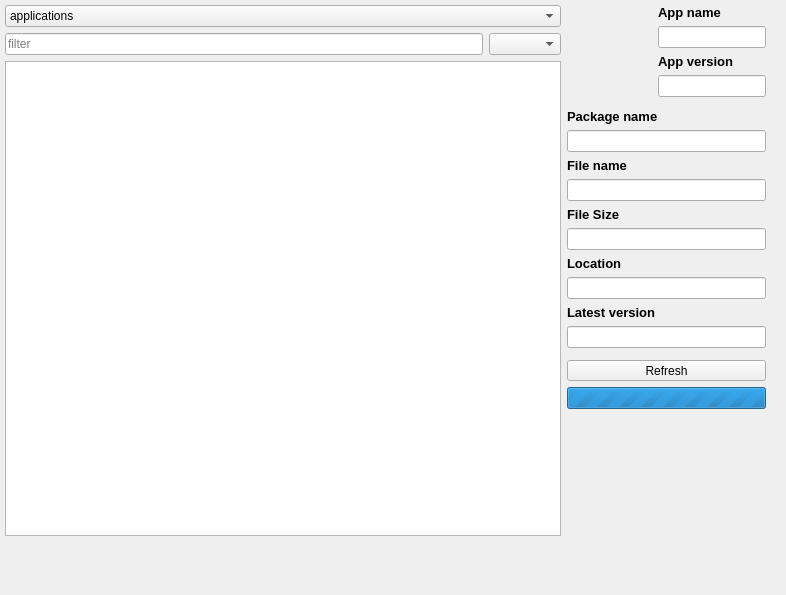
<?xml version="1.0" encoding="UTF-8"?>
<ui version="4.0">
 <class>AppWidget</class>
 <widget class="QWidget" name="AppWidget">
  <property name="geometry">
   <rect>
    <x>0</x>
    <y>0</y>
    <width>786</width>
    <height>595</height>
   </rect>
  </property>
  <property name="windowTitle">
   <string notr="true">Form</string>
  </property>
  <widget class="QWidget" name="verticalLayoutWidget_3">
   <property name="geometry">
    <rect>
     <x>0</x>
     <y>0</y>
     <width>771</width>
     <height>561</height>
    </rect>
   </property>
   <layout class="QVBoxLayout" name="layoutApps" stretch="0,1,0,0">
    <item>
     <spacer name="verticalSpacer_32">
      <property name="orientation">
       <enum>Qt::Vertical</enum>
      </property>
      <property name="sizeType">
       <enum>QSizePolicy::Fixed</enum>
      </property>
      <property name="sizeHint" stdset="0">
       <size>
        <width>20</width>
        <height>5</height>
       </size>
      </property>
     </spacer>
    </item>
    <item>
     <layout class="QHBoxLayout" name="horizontalLayout_6" stretch="0,1,0,0">
      <item>
       <spacer name="verticalSpacer_35">
        <property name="orientation">
         <enum>Qt::Horizontal</enum>
        </property>
        <property name="sizeType">
         <enum>QSizePolicy::Fixed</enum>
        </property>
        <property name="sizeHint" stdset="0">
         <size>
          <width>5</width>
          <height>20</height>
         </size>
        </property>
       </spacer>
      </item>
      <item>
       <layout class="QVBoxLayout" name="verticalLayout_2">
        <item>
         <widget class="QComboBox" name="comboBoxApps">
          <property name="focusPolicy">
           <enum>Qt::ClickFocus</enum>
          </property>
          <item>
           <property name="text">
            <string>applications</string>
           </property>
          </item>
          <item>
           <property name="text">
            <string>backups</string>
           </property>
          </item>
          <item>
           <property name="text">
            <string>system apps</string>
           </property>
          </item>
         </widget>
        </item>
        <item>
         <layout class="QHBoxLayout" name="horizontalLayout">
          <item>
           <widget class="QLineEdit" name="editFilter">
            <property name="placeholderText">
             <string>filter</string>
            </property>
           </widget>
          </item>
          <item>
           <widget class="QComboBox" name="comboFilter"/>
          </item>
         </layout>
        </item>
        <item>
         <widget class="QTableView" name="tableView">
          <property name="editTriggers">
           <set>QAbstractItemView::NoEditTriggers</set>
          </property>
          <property name="alternatingRowColors">
           <bool>true</bool>
          </property>
          <property name="verticalScrollMode">
           <enum>QAbstractItemView::ScrollPerPixel</enum>
          </property>
          <property name="horizontalScrollMode">
           <enum>QAbstractItemView::ScrollPerPixel</enum>
          </property>
          <property name="showGrid">
           <bool>false</bool>
          </property>
          <property name="gridStyle">
           <enum>Qt::NoPen</enum>
          </property>
          <attribute name="verticalHeaderVisible">
           <bool>false</bool>
          </attribute>
         </widget>
        </item>
       </layout>
      </item>
      <item>
       <layout class="QVBoxLayout" name="verticalLayout_4" stretch="0,0,0,0,1">
        <property name="spacing">
         <number>6</number>
        </property>
        <item>
         <layout class="QGridLayout" name="gridLayout_6">
          <item row="0" column="0" rowspan="5">
           <widget class="QLabel" name="labelAppsIcon">
            <property name="minimumSize">
             <size>
              <width>72</width>
              <height>72</height>
             </size>
            </property>
            <property name="maximumSize">
             <size>
              <width>72</width>
              <height>72</height>
             </size>
            </property>
            <property name="text">
             <string notr="true"/>
            </property>
            <property name="pixmap">
             <pixmap resource="../zasoby.qrc">:/icons/info.png</pixmap>
            </property>
            <property name="scaledContents">
             <bool>true</bool>
            </property>
           </widget>
          </item>
          <item row="0" column="2">
           <widget class="QLabel" name="labelAppsAppName">
            <property name="font">
             <font>
              <pointsize>10</pointsize>
              <weight>75</weight>
              <bold>true</bold>
             </font>
            </property>
            <property name="text">
             <string extracomment="app name label">App name</string>
            </property>
           </widget>
          </item>
          <item row="2" column="2">
           <widget class="QLabel" name="labelAppsVersion">
            <property name="font">
             <font>
              <pointsize>10</pointsize>
              <weight>75</weight>
              <bold>true</bold>
             </font>
            </property>
            <property name="text">
             <string extracomment="version label">App version</string>
            </property>
           </widget>
          </item>
          <item row="7" column="0" colspan="3">
           <widget class="QLabel" name="labelAppsFileName">
            <property name="font">
             <font>
              <pointsize>10</pointsize>
              <weight>75</weight>
              <bold>true</bold>
             </font>
            </property>
            <property name="text">
             <string extracomment="file name label">File name</string>
            </property>
           </widget>
          </item>
          <item row="9" column="0" colspan="3">
           <widget class="QLabel" name="labelAppsSize">
            <property name="font">
             <font>
              <pointsize>10</pointsize>
              <weight>75</weight>
              <bold>true</bold>
             </font>
            </property>
            <property name="text">
             <string extracomment="size label">File Size</string>
            </property>
           </widget>
          </item>
          <item row="1" column="2">
           <widget class="QLineEdit" name="editAppsAppName">
            <property name="text">
             <string notr="true"/>
            </property>
            <property name="readOnly">
             <bool>true</bool>
            </property>
           </widget>
          </item>
          <item row="3" column="2">
           <widget class="QLineEdit" name="editAppsVersion">
            <property name="text">
             <string notr="true"/>
            </property>
            <property name="readOnly">
             <bool>true</bool>
            </property>
           </widget>
          </item>
          <item row="8" column="0" colspan="3">
           <widget class="QLineEdit" name="editAppsFileName">
            <property name="text">
             <string notr="true"/>
            </property>
            <property name="readOnly">
             <bool>true</bool>
            </property>
           </widget>
          </item>
          <item row="5" column="0" colspan="3">
           <widget class="QLabel" name="labelAppsPackageName">
            <property name="font">
             <font>
              <pointsize>10</pointsize>
              <weight>75</weight>
              <bold>true</bold>
             </font>
            </property>
            <property name="text">
             <string extracomment="package label">Package name</string>
            </property>
           </widget>
          </item>
          <item row="6" column="0" colspan="3">
           <widget class="QLineEdit" name="editAppsPackageName">
            <property name="text">
             <string notr="true"/>
            </property>
            <property name="readOnly">
             <bool>true</bool>
            </property>
           </widget>
          </item>
          <item row="10" column="0" colspan="3">
           <widget class="QLineEdit" name="editAppsSize">
            <property name="text">
             <string notr="true"/>
            </property>
            <property name="readOnly">
             <bool>true</bool>
            </property>
           </widget>
          </item>
          <item row="11" column="0" colspan="3">
           <widget class="QLabel" name="labelAppsLocation">
            <property name="font">
             <font>
              <pointsize>10</pointsize>
              <weight>75</weight>
              <bold>true</bold>
             </font>
            </property>
            <property name="text">
             <string extracomment="location label">Location</string>
            </property>
           </widget>
          </item>
          <item row="12" column="0" colspan="3">
           <widget class="QLineEdit" name="editAppsLocation">
            <property name="readOnly">
             <bool>true</bool>
            </property>
           </widget>
          </item>
          <item row="0" column="1" rowspan="5">
           <widget class="QLabel" name="labelQRcode">
            <property name="maximumSize">
             <size>
              <width>72</width>
              <height>72</height>
             </size>
            </property>
            <property name="text">
             <string notr="true"/>
            </property>
            <property name="scaledContents">
             <bool>true</bool>
            </property>
           </widget>
          </item>
          <item row="14" column="0" colspan="3">
           <widget class="QLineEdit" name="editCyrketVersion">
            <property name="readOnly">
             <bool>true</bool>
            </property>
           </widget>
          </item>
          <item row="13" column="0" colspan="3">
           <widget class="QLabel" name="labelCyrketVersion">
            <property name="enabled">
             <bool>true</bool>
            </property>
            <property name="font">
             <font>
              <pointsize>10</pointsize>
              <weight>75</weight>
              <bold>true</bold>
             </font>
            </property>
            <property name="text">
             <string extracomment="latest version label">Latest version</string>
            </property>
           </widget>
          </item>
         </layout>
        </item>
        <item>
         <widget class="QStackedWidget" name="stackedWidgetApps">
          <property name="currentIndex">
           <number>1</number>
          </property>
          <widget class="QWidget" name="stackedAppsPageApps">
           <widget class="QWidget" name="layoutWidget">
            <property name="geometry">
             <rect>
              <x>10</x>
              <y>0</y>
              <width>291</width>
              <height>60</height>
             </rect>
            </property>
            <layout class="QVBoxLayout" name="horizontalLayoutStackedApps">
             <item>
              <widget class="QToolButton" name="toolButtonUninstall">
               <property name="sizePolicy">
                <sizepolicy hsizetype="Expanding" vsizetype="Fixed">
                 <horstretch>0</horstretch>
                 <verstretch>0</verstretch>
                </sizepolicy>
               </property>
               <property name="focusPolicy">
                <enum>Qt::NoFocus</enum>
               </property>
               <property name="text">
                <string extracomment="uninstall apps">uninstall</string>
               </property>
               <property name="icon">
                <iconset resource="../zasoby.qrc">
                 <normaloff>:/icons/uninstall.png</normaloff>:/icons/uninstall.png</iconset>
               </property>
               <property name="iconSize">
                <size>
                 <width>20</width>
                 <height>20</height>
                </size>
               </property>
               <property name="popupMode">
                <enum>QToolButton::MenuButtonPopup</enum>
               </property>
               <property name="toolButtonStyle">
                <enum>Qt::ToolButtonTextBesideIcon</enum>
               </property>
              </widget>
             </item>
             <item>
              <widget class="QToolButton" name="toolButtonBackup">
               <property name="sizePolicy">
                <sizepolicy hsizetype="Expanding" vsizetype="Fixed">
                 <horstretch>0</horstretch>
                 <verstretch>0</verstretch>
                </sizepolicy>
               </property>
               <property name="focusPolicy">
                <enum>Qt::NoFocus</enum>
               </property>
               <property name="text">
                <string extracomment="backup apps">backup</string>
               </property>
               <property name="icon">
                <iconset resource="../zasoby.qrc">
                 <normaloff>:/icons/backup.png</normaloff>:/icons/backup.png</iconset>
               </property>
               <property name="iconSize">
                <size>
                 <width>20</width>
                 <height>20</height>
                </size>
               </property>
               <property name="popupMode">
                <enum>QToolButton::MenuButtonPopup</enum>
               </property>
               <property name="toolButtonStyle">
                <enum>Qt::ToolButtonTextBesideIcon</enum>
               </property>
              </widget>
             </item>
            </layout>
           </widget>
          </widget>
          <widget class="QWidget" name="stackedAppsPageBackups">
           <widget class="QWidget" name="layoutWidget_2">
            <property name="geometry">
             <rect>
              <x>50</x>
              <y>-1</y>
              <width>231</width>
              <height>60</height>
             </rect>
            </property>
            <layout class="QVBoxLayout" name="horizontalLayoutBackup">
             <item>
              <widget class="QToolButton" name="toolButtonRestore">
               <property name="sizePolicy">
                <sizepolicy hsizetype="Expanding" vsizetype="Fixed">
                 <horstretch>0</horstretch>
                 <verstretch>0</verstretch>
                </sizepolicy>
               </property>
               <property name="focusPolicy">
                <enum>Qt::NoFocus</enum>
               </property>
               <property name="text">
                <string extracomment="restore backup">restore</string>
               </property>
               <property name="icon">
                <iconset resource="../zasoby.qrc">
                 <normaloff>:/icons/restore.png</normaloff>:/icons/restore.png</iconset>
               </property>
               <property name="iconSize">
                <size>
                 <width>20</width>
                 <height>20</height>
                </size>
               </property>
               <property name="popupMode">
                <enum>QToolButton::MenuButtonPopup</enum>
               </property>
               <property name="toolButtonStyle">
                <enum>Qt::ToolButtonTextBesideIcon</enum>
               </property>
              </widget>
             </item>
             <item>
              <widget class="QToolButton" name="toolButtonRemoveBackup">
               <property name="sizePolicy">
                <sizepolicy hsizetype="Expanding" vsizetype="Fixed">
                 <horstretch>0</horstretch>
                 <verstretch>0</verstretch>
                </sizepolicy>
               </property>
               <property name="focusPolicy">
                <enum>Qt::NoFocus</enum>
               </property>
               <property name="text">
                <string extracomment="remove backup">remove</string>
               </property>
               <property name="icon">
                <iconset resource="../zasoby.qrc">
                 <normaloff>:/icons/remove.png</normaloff>:/icons/remove.png</iconset>
               </property>
               <property name="iconSize">
                <size>
                 <width>20</width>
                 <height>20</height>
                </size>
               </property>
               <property name="toolButtonStyle">
                <enum>Qt::ToolButtonTextBesideIcon</enum>
               </property>
              </widget>
             </item>
            </layout>
           </widget>
          </widget>
         </widget>
        </item>
        <item>
         <widget class="QToolButton" name="buttonRefreshApps">
          <property name="sizePolicy">
           <sizepolicy hsizetype="Expanding" vsizetype="Fixed">
            <horstretch>0</horstretch>
            <verstretch>0</verstretch>
           </sizepolicy>
          </property>
          <property name="text">
           <string extracomment="refresh apps/backups">Refresh</string>
          </property>
          <property name="icon">
           <iconset resource="../zasoby.qrc">
            <normaloff>:/icons/refresh.png</normaloff>:/icons/refresh.png</iconset>
          </property>
          <property name="iconSize">
           <size>
            <width>20</width>
            <height>20</height>
           </size>
          </property>
          <property name="toolButtonStyle">
           <enum>Qt::ToolButtonTextBesideIcon</enum>
          </property>
         </widget>
        </item>
        <item>
         <widget class="QProgressBar" name="progressApps">
          <property name="maximum">
           <number>0</number>
          </property>
          <property name="value">
           <number>0</number>
          </property>
          <property name="alignment">
           <set>Qt::AlignCenter</set>
          </property>
          <property name="format">
           <string notr="true">%v/%m</string>
          </property>
         </widget>
        </item>
        <item>
         <spacer name="verticalSpacer_33">
          <property name="orientation">
           <enum>Qt::Vertical</enum>
          </property>
          <property name="sizeHint" stdset="0">
           <size>
            <width>20</width>
            <height>40</height>
           </size>
          </property>
         </spacer>
        </item>
       </layout>
      </item>
      <item>
       <spacer name="verticalSpacer_36">
        <property name="orientation">
         <enum>Qt::Horizontal</enum>
        </property>
        <property name="sizeType">
         <enum>QSizePolicy::Fixed</enum>
        </property>
        <property name="sizeHint" stdset="0">
         <size>
          <width>5</width>
          <height>20</height>
         </size>
        </property>
       </spacer>
      </item>
     </layout>
    </item>
    <item>
     <widget class="QLabel" name="appsLabelSelected">
      <property name="text">
       <string notr="true"/>
      </property>
     </widget>
    </item>
    <item>
     <spacer name="verticalSpacer_34">
      <property name="orientation">
       <enum>Qt::Vertical</enum>
      </property>
      <property name="sizeType">
       <enum>QSizePolicy::Fixed</enum>
      </property>
      <property name="sizeHint" stdset="0">
       <size>
        <width>20</width>
        <height>5</height>
       </size>
      </property>
     </spacer>
    </item>
   </layout>
  </widget>
 </widget>
 <resources>
  <include location="../zasoby.qrc"/>
 </resources>
 <connections/>
</ui>
